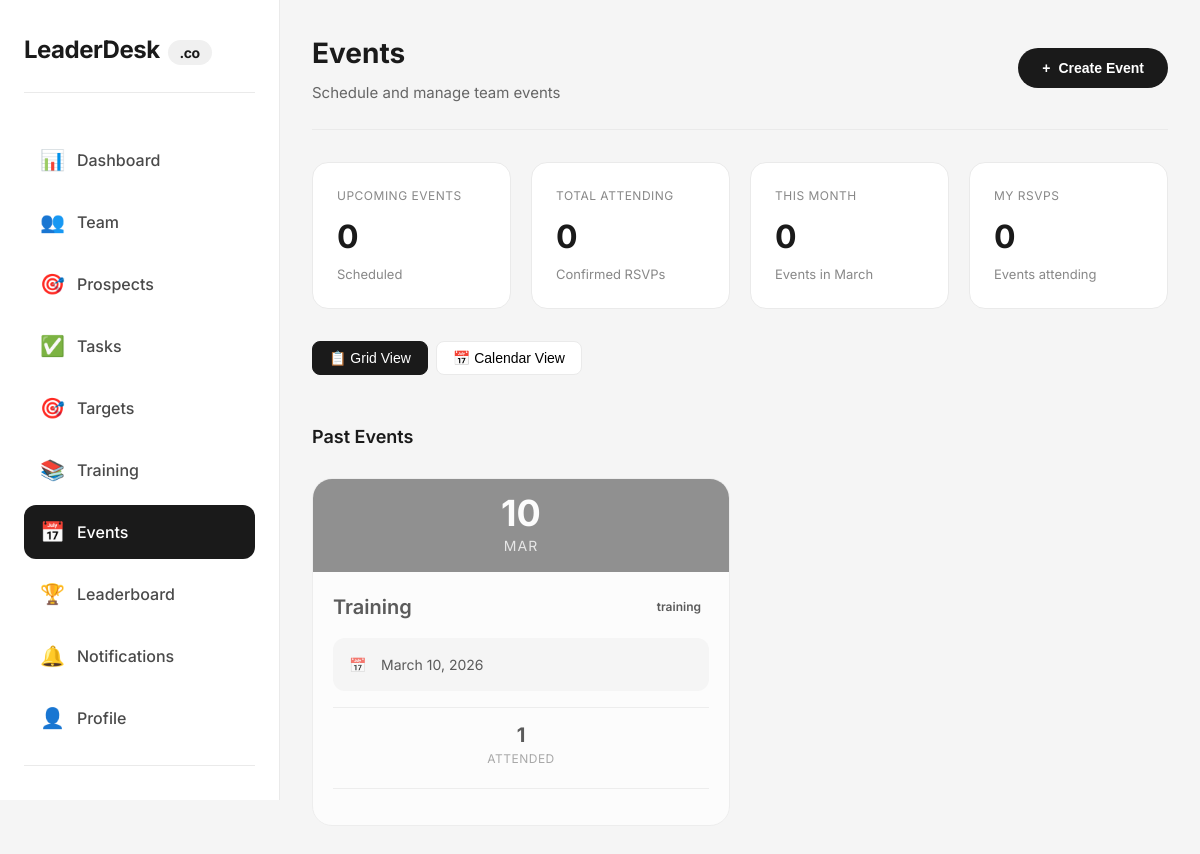
Screenshot of /events.php (signed in) with the database file from the repository.
### tables this page shows
CREATE TABLE `events` (
  `id` int(11) NOT NULL AUTO_INCREMENT,
  `team_id` int(11) NOT NULL,
  `created_by` int(11) NOT NULL,
  `title` varchar(200) NOT NULL,
  `event_type` enum('training','opportunity','team_meeting','product_presentation') NOT NULL,
  `event_date` date NOT NULL,
  `event_time` time NOT NULL,
  `location` varchar(255) DEFAULT NULL,
  `meeting_link` varchar(255) DEFAULT NULL,
  `description` text DEFAULT NULL,
  `created_at` timestamp NOT NULL DEFAULT current_timestamp(),
  PRIMARY KEY (`id`),
  KEY `team_id` (`team_id`),
  KEY `created_by` (`created_by`),
  CONSTRAINT `events_ibfk_1` FOREIGN KEY (`team_id`) REFERENCES `teams` (`id`) ON DELETE CASCADE,
  CONSTRAINT `events_ibfk_2` FOREIGN KEY (`created_by`) REFERENCES `users` (`id`) ON DELETE CASCADE
);

### includes/auth_check.php (called while the page is built, shortened)
<?php
$stmt = $pdo->prepare("SELECT u.*, t.team_name, t.subscription_status, tb.primary_color, tb.logo_url, tb.tagline
                       FROM users u
                       LEFT JOIN teams t ON u.team_id = t.id
                       LEFT JOIN team_branding tb ON u.team_id = tb.team_id
                       WHERE u.id = ?");
$stmt->execute([$_SESSION['user_id']]);
$current_user = $stmt->fetch();
?>

### events.php (the view, shortened to what this page needs)
<?php
require_once 'config/database.php';
require_once 'includes/auth_check.php';
$stmt = $pdo->prepare("SELECT e.*,
                       COUNT(ea.id) as total_attendees,
                       SUM(CASE WHEN ea.response = 'attending' THEN 1 ELSE 0 END) as attending_count,
                       u.name as creator_name
                       FROM events e
                       LEFT JOIN event_attendance ea ON e.id = ea.event_id
                       JOIN users u ON e.created_by = u.id
                       WHERE e.team_id = ?
                       GROUP BY e.id
                       ORDER BY e.event_date DESC");
$stmt->execute([$current_user['team_id']]);
$events = $stmt->fetchAll();
$user_responses = [];
$today = date('Y-m-d');
$upcoming_events = array_filter($events, function($e) use ($today) {
    return $e['event_date'] >= $today;
});
$past_events = array_filter($events, function($e) use ($today) {
    return $e['event_date'] < $today;
});
$total_upcoming = count($upcoming_events);
$total_attending = array_sum(array_column($upcoming_events, 'attending_count'));
$events_this_month = count(array_filter($upcoming_events, function($e) {
    return date('Y-m', strtotime($e['event_date'])) == date('Y-m');
}));
$my_rsvps = count(array_filter($upcoming_events, function($e) use ($user_responses) {
    return isset($user_responses[$e['id']]) && $user_responses[$e['id']] == 'attending';
}));
?>
<!DOCTYPE html>
<html lang="en">
<head>
</head>
<body>
    <div class="app">
        <aside class="sidebar">
            <div class="sidebar-logo">
                LeaderDesk<span>.co</span>
            </div>
            <ul class="nav-menu">
                <li class="nav-item">
                    <a href="dashboard.php">
                        <span class="nav-icon">📊</span>
                        Dashboard
                    </a>
                </li>
                <li class="nav-item">
                    <a href="team.php">
                        <span class="nav-icon">👥</span>
                        Team
                    </a>
                </li>
                <li class="nav-item">
                    <a href="prospects.php">
                        <span class="nav-icon">🎯</span>
                        Prospects
                    </a>
                </li>
                <li class="nav-item">
                    <a href="tasks.php">
                        <span class="nav-icon">✅</span>
                        Tasks
                    </a>
                </li>
                <li class="nav-item">
                    <a href="targets.php">
                        <span class="nav-icon">🎯</span>
                        Targets
                    </a>
                </li>
                <li class="nav-item">
                    <a href="training.php">
                        <span class="nav-icon">📚</span>
                        Training
                    </a>
                </li>
                <li class="nav-item active">
                    <a href="events.php">
                        <span class="nav-icon">📅</span>
                        Events
                    </a>
                </li>
                <li class="nav-item">
                    <a href="leaderboard.php">
                        <span class="nav-icon">🏆</span>
                        Leaderboard
                    </a>
                </li>
                <li class="nav-item">
                    <a href="notifications.php">
                        <span class="nav-icon">🔔</span>
                        Notifications
                    </a>
                </li>
                <li class="nav-item">
                    <a href="profile.php">
                        <span class="nav-icon">👤</span>
                        Profile
                    </a>
                </li>
                <li class="nav-item" style="margin-top: 20px; border-top: 1px solid #eaeaea; padding-top: 20px;">
                    <a href="logout.php" style="color: #ef4444;">
                        <span class="nav-icon">🚪</span>
                    </a>
                </li>
            </ul>
        </aside>
        <main class="main">
            <div class="top-bar">
                <div class="page-title">
                    <h1>Events</h1>
                    <p>Schedule and manage team events</p>
                </div>
                <div class="header-actions">
                    <?php if ($current_user['role'] == 'team_leader'): ?>
                        <button class="btn btn-primary" onclick="openModal('createEventModal')">
                            <span>+</span> Create Event
                        </button>
                    <?php endif; ?>
                </div>
            </div>
            <div class="stats-grid">
                <div class="stat-card">
                    <div class="stat-label">Upcoming Events</div>
                    <div class="stat-value"><?php echo $total_upcoming; ?></div>
                    <div class="stat-sub">Scheduled</div>
                </div>
                <div class="stat-card">
                    <div class="stat-label">Total Attending</div>
                    <div class="stat-value"><?php echo $total_attending; ?></div>
                    <div class="stat-sub">Confirmed RSVPs</div>
                </div>
                <div class="stat-card">
                    <div class="stat-label">This Month</div>
                    <div class="stat-value"><?php echo $events_this_month; ?></div>
                    <div class="stat-sub">Events in <?php echo date('F'); ?></div>
                </div>
                <div class="stat-card">
                    <div class="stat-label">My RSVPs</div>
                    <div class="stat-value"><?php echo $my_rsvps; ?></div>
                    <div class="stat-sub">Events attending</div>
                </div>
            </div>
            <div class="view-toggle">
                <button class="view-btn active" onclick="showView('grid')">📋 Grid View</button>
                <button class="view-btn" onclick="showView('calendar')">📅 Calendar View</button>
            </div>
            <div id="gridView" class="events-grid">
                <?php if (empty($upcoming_events) && empty($past_events)): ?>
                    <div class="empty-state" style="grid-column: 1/-1;">
                        <span>📅</span>
                        <h3>No events scheduled</h3>
                        <p>Create your first event to get started</p>
                        <?php if ($current_user['role'] == 'team_leader'): ?>
                            <button class="btn btn-primary" onclick="openModal('createEventModal')">Create Event</button>
                        <?php endif; ?>
                    </div>
                <?php else: ?>
                    <?php if (!empty($past_events)): ?>
                        <div style="grid-column: 1/-1; margin: 24px 0 8px;">
                            <h2 style="font-size: 18px; font-weight: 600;">Past Events</h2>
                        </div>
                        <?php foreach ($past_events as $event):
                            $event_date = new DateTime($event['event_date']);
                        ?>
                            <div class="event-card past">
                                <div class="event-date-banner" style="background: #666;">
                                    <div class="day"><?php echo $event_date->format('d'); ?></div>
                                    <div class="month"><?php echo $event_date->format('M'); ?></div>
                                </div>
                                <div class="event-content">
                                    <div class="event-header">
                                        <h3 class="event-title"><?php echo htmlspecialchars($event['title']); ?></h3>
                                        <span class="event-type <?php echo $type_classes[$event['event_type']] ?? ''; ?>">
                                            <?php echo $type_labels[$event['event_type']] ?? $event['event_type']; ?>
                                        </span>
                                    </div>
                                    <div class="event-details">
                                        <div class="detail-row">
                                            <span class="detail-icon">📅</span>
                                            <span><?php echo $event_date->format('F j, Y'); ?></span>
                                        </div>
                                    </div>
                                    <div class="event-stats">
                                        <div class="stat">
                                            <div class="stat-number"><?php echo $event['attending_count']; ?></div>
                                            <div class="stat-label">Attended</div>
                                        </div>
                                    </div>
                                </div>
                            </div>
                        <?php endforeach; ?>
                    <?php endif; ?>
                <?php endif; ?>
            </div>
        </main>
    </div>
</body>
</html>

### events.php (style rules this page uses)
* { margin: 0; padding: 0; box-sizing: border-box; }
body { font-family: 'Inter', sans-serif; background: #f5f5f5; color: #1a1a1a; line-height: 1.5; }
.app { display: flex; min-height: 100vh; }
.sidebar { width: 280px; background: white; border-right: 1px solid #eaeaea; position: fixed; height: 100vh; overflow-y: auto; padding: 32px 24px; }
.sidebar-logo { font-size: 24px; font-weight: 700; letter-spacing: -0.5px; margin-bottom: 40px; padding-bottom: 24px; border-bottom: 1px solid #eaeaea; }
.sidebar-logo span { background: #f0f0f0; padding: 4px 12px; border-radius: 40px; margin-left: 8px; font-size: 14px; }
.nav-menu { list-style: none; }
.nav-item { margin-bottom: 8px; position: relative; }
.nav-item a { display: flex; align-items: center; padding: 12px 16px; color: #4a4a4a; text-decoration: none; border-radius: 12px; transition: all 0.2s; gap: 12px; font-weight: 500; }
.nav-item.active a { background: #1a1a1a; color: white; }
.nav-icon { font-size: 20px; }
.main { flex: 1; margin-left: 280px; padding: 32px; }
.top-bar { display: flex; justify-content: space-between; align-items: center; margin-bottom: 32px; padding-bottom: 24px; border-bottom: 1px solid #eaeaea; }
.page-title h1 { font-size: 28px; font-weight: 700; margin-bottom: 8px; }
.page-title p { color: #666; font-size: 15px; }
.header-actions { display: flex; gap: 12px; }
.btn { padding: 12px 24px; border-radius: 100px; font-weight: 600; font-size: 14px; text-decoration: none; transition: all 0.2s; cursor: pointer; border: none; display: inline-flex; align-items: center; gap: 8px; }
.btn-primary { background: #1a1a1a; color: white; }
.stats-grid { display: grid; grid-template-columns: repeat(4, 1fr); gap: 20px; margin-bottom: 32px; }
.stat-card { background: white; padding: 24px; border-radius: 16px; border: 1px solid #eaeaea; }
.stat-label { color: #666; font-size: 13px; text-transform: uppercase; letter-spacing: 0.5px; margin-bottom: 8px; }
.stat-value { font-size: 32px; font-weight: 700; color: #1a1a1a; margin-bottom: 4px; }
.stat-sub { font-size: 13px; color: #888; }
.view-toggle { display: flex; gap: 8px; margin-bottom: 24px; }
.view-btn { padding: 8px 16px; border-radius: 8px; border: 1px solid #eaeaea; background: white; cursor: pointer; font-size: 14px; transition: all 0.2s; }
.view-btn.active { background: #1a1a1a; color: white; border-color: #1a1a1a; }
.events-grid { display: grid; grid-template-columns: repeat(auto-fill, minmax(400px, 1fr)); gap: 20px; }
.event-card { background: white; border-radius: 20px; border: 1px solid #eaeaea; overflow: hidden; transition: all 0.2s; animation: fadeIn 0.3s ease-out; }
.event-card.past { opacity: 0.7; }
.event-date-banner { background: #1a1a1a; color: white; padding: 16px; text-align: center; }
.event-date-banner .day { font-size: 36px; font-weight: 700; line-height: 1; margin-bottom: 4px; }
.event-date-banner .month { font-size: 14px; text-transform: uppercase; letter-spacing: 1px; opacity: 0.8; }
.event-content { padding: 20px; }
.event-header { display: flex; justify-content: space-between; align-items: center; margin-bottom: 12px; flex-wrap: wrap; gap: 8px; }
.event-title { font-size: 20px; font-weight: 600; }
.event-type { padding: 4px 8px; border-radius: 100px; font-size: 12px; font-weight: 600; }
.event-details { background: #f5f5f5; border-radius: 12px; padding: 16px; margin: 16px 0; }
.detail-row { display: flex; align-items: center; gap: 12px; margin-bottom: 8px; font-size: 14px; }
.detail-row:last-child { margin-bottom: 0; }
.detail-icon { width: 20px; color: #666; }
.event-stats { display: flex; gap: 16px; margin: 16px 0; padding: 12px 0; border-top: 1px solid #eaeaea; border-bottom: 1px solid #eaeaea; }
.stat { flex: 1; text-align: center; }
.stat-number { font-size: 20px; font-weight: 700; color: #1a1a1a; }
.stat-label { font-size: 12px; color: #888; }

### rows the page displays
events: event_date "0", event_date "10", event_date "MAR", title "Training", event_type "training", event_date "March 10, 2026", attending_count "1"
